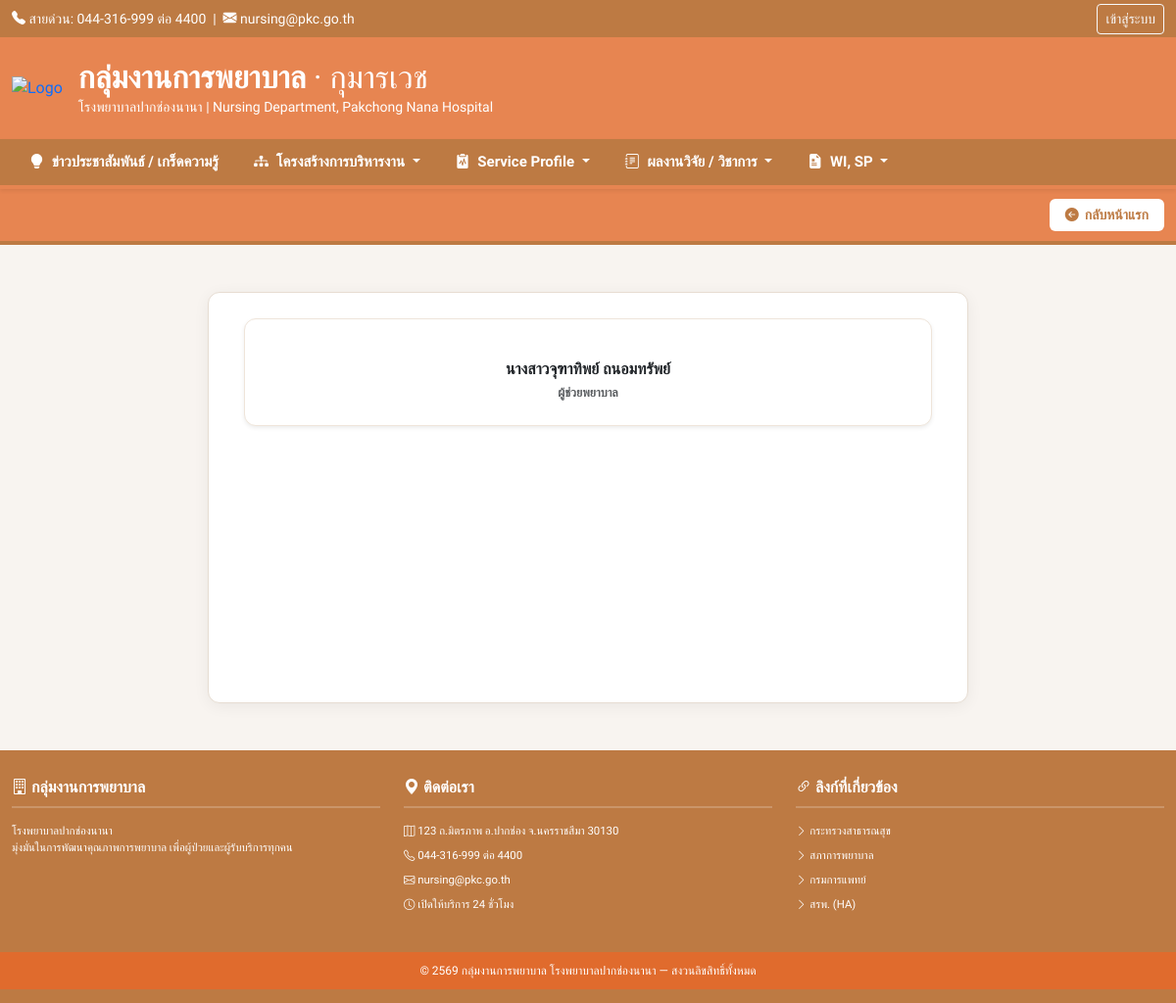
The app's page /dept_pediatrics.php?show_personnel=1 with its own data.
### tables this page shows
CREATE TABLE IF NOT EXISTS `departments` (
  `id` int NOT NULL AUTO_INCREMENT,
  `name` varchar(255) NOT NULL,
  `link_url` varchar(255) DEFAULT NULL,
  PRIMARY KEY (`id`)
);

CREATE TABLE IF NOT EXISTS `department_contents` (
  `id` int NOT NULL AUTO_INCREMENT,
  `department_id` int NOT NULL,
  `section` varchar(50) NOT NULL,
  `title` varchar(255) NOT NULL,
  `content` text,
  `file_name` text,
  `link_url` varchar(500) DEFAULT NULL,
  `sort_order` int NOT NULL DEFAULT '0',
  `created_at` timestamp NULL DEFAULT CURRENT_TIMESTAMP,
  PRIMARY KEY (`id`),
  KEY `idx_department_section` (`department_id`,`section`)
);

### dept_pediatrics.php (the view, shortened to what this page needs)
<?php
require_once 'connect.php';
$DEPT_ID   = 1;
$stmt = $conn->prepare("SELECT * FROM departments WHERE id = :id");
$stmt->execute([':id' => $DEPT_ID]);
$dept = $stmt->fetch(PDO::FETCH_ASSOC);
$stmt = $conn->prepare("SELECT * FROM department_contents WHERE department_id = :id ORDER BY section ASC, sort_order ASC, id ASC");
$stmt->execute([':id' => $DEPT_ID]);
$content_rows = $stmt->fetchAll(PDO::FETCH_ASSOC);
$bySection = [];
foreach ($content_rows as $row) { $bySection[$row['section']][] = $row; }
$menuGroups = [
    ['label' => 'ข่าวประชาสัมพันธ์ / เกร็ดความรู้',  'icon' => 'bi-lightbulb-fill',         'sections' => ['knowledge']],
    ['label' => 'โครงสร้างการบริหารงาน',           'icon' => 'bi-diagram-3-fill',         'sections' => ['structure', 'personnel', 'service']],
    ['label' => 'Service Profile',                  'icon' => 'bi-clipboard2-pulse-fill',  'sections' => ['service_profile', 'indicator']],
    ['label' => 'ผลงานวิจัย / วิชาการ',             'icon' => 'bi-journal-text',           'sections' => ['academic']],
    ['label' => 'WI, SP',                           'icon' => 'bi-file-earmark-medical-fill','sections' => ['wi']],
];
?>
<!DOCTYPE html>
<html lang="th">
<head>
    <link href="https://cdn.jsdelivr.net/npm/bootstrap@5.3.3/dist/css/bootstrap.min.css" rel="stylesheet">
    <link rel="stylesheet" href="https://cdn.jsdelivr.net/npm/bootstrap-icons@1.11.0/font/bootstrap-icons.css">
    <link rel="stylesheet" href="style.css">
    <link rel="stylesheet" href="department.css">
</head>
<body class="dept-page">
<div class="top-bar">
    <div class="container d-flex justify-content-between align-items-center flex-wrap gap-2">
        <div><i class="bi bi-telephone-fill"></i> สายด่วน: 044-316-999 ต่อ 4400 &nbsp;|&nbsp; <i class="bi bi-envelope-fill"></i> nursing@pkc.go.th</div>
        <a href="login.php" class="btn btn-sm btn-outline-light ">เข้าสู่ระบบ</a>
    </div>
</div>
<div class="header-banner">
    <div class="container d-flex align-items-center">
        <a href="index.php" class="text-decoration-none">
            <div class="me-3">
                <img src="uploads/logo.png" alt="Logo" style="width: 65px; height: 70px; object-fit: contain;">
            </div>
        </a>
        <div>
            <h2 class="mb-0 fw-bold">กลุ่มงานการพยาบาล <span class="fw-normal opacity-90">· <?= htmlspecialchars($dept['name']) ?></span></h2>
            <div class="small opacity-90">โรงพยาบาลปากช่องนานา | Nursing Department, Pakchong Nana Hospital</div>
        </div>
    </div>
</div>
<nav class="navbar navbar-expand-lg main-nav dept-nav p-0 shadow-sm">
    <div class="container">
        <div class="collapse navbar-collapse" id="deptNavContent">
            <div class="navbar-nav">
                <?php foreach ($menuGroups as $gi => $group): ?>
                    <?php if (in_array('knowledge', $group['sections'])): ?>
                        <div class="nav-item">
                            <a class="nav-link py-3 <?= !isset($_GET['id']) && !isset($_GET['show_personnel']) ? 'active' : '' ?>" href="<?= htmlspecialchars(basename($_SERVER['PHP_SELF'])) ?>">
                                <i class="bi <?= $group['icon'] ?> me-1"></i>
                                <span><?= htmlspecialchars($group['label']) ?></span>
                            </a>
                        </div>
                    <?php else: ?>
                    <div class="nav-item dropdown">
                        <a class="nav-link dropdown-toggle py-3" href="#" id="grp<?= $gi ?>" role="button" data-bs-toggle="dropdown" aria-expanded="false">
                            <i class="bi <?= $group['icon'] ?> me-1"></i>
                            <span><?= htmlspecialchars($group['label']) ?></span>
                        </a>
                    </div>
                    <?php endif; ?>
                <?php endforeach; ?>
            </div>
        </div>
    </div>
</nav>
<div class="dept-page-header">
    <div class="container d-flex justify-content-end align-items-center">
        <a href="index.php" class="btn-back"><i class="bi bi-arrow-left-circle-fill"></i> กลับหน้าแรก</a>
    </div>
</div>
<div class="container my-5">
    <div class="row justify-content-center">
        <div class="col-lg-9 col-xl-8">
            <?php
            $show_personnel = isset($_GET['show_personnel']) ? true : false;
            ?>
           <?php if ($show_personnel): ?>
                <div class="dept-content-card dept-content-card-wide">
                    <?php if (empty($bySection['personnel'])): ?>
                        <div class="dc-empty-state">
                            <i class="bi bi-people"></i>
                            <h3>ยังไม่มีข้อมูลบุคลากรในแผนกนี้</h3>
                        </div>
                    <?php else: ?>
                        <div class="row g-4 justify-content-center">
                            <?php foreach ($bySection['personnel'] as $p):
                            ?>
                                <div class="col-12 d-flex justify-content-center">
                                    <div class="personnel-card w-100 p-4  shadow-sm bg-white">
                                        <div class="personnel-name fw-bold text-dark mb-1" style="font-size: 16px;"><?= htmlspecialchars($p['title']) ?></div>
                                        <?php if (!empty(trim($p['content'] ?? ''))): ?>
                                            <div class="personnel-role small text-muted fw-semibold"><?= htmlspecialchars($p['content']) ?></div>
                                        <?php endif; ?>
                                    </div>
                                </div>
                            <?php endforeach; ?>
                        </div>
                    <?php endif; ?>
                </div>
            <?php endif; ?>
        </div>
    </div>
</div>
<footer class="main-footer">
    <div class="container">
        <div class="row g-4">
            <div class="col-md-4">
                <h5><i class="bi bi-building"></i> กลุ่มงานการพยาบาล</h5>
                <p class="small opacity-80 mt-2">โรงพยาบาลปากช่องนานา<br>มุ่งมั่นในการพัฒนาคุณภาพการพยาบาล เพื่อผู้ป่วยและผู้รับบริการทุกคน</p>
            </div>
            <div class="col-md-4">
                <h5><i class="bi bi-geo-alt-fill"></i> ติดต่อเรา</h5>
                <ul class="small opacity-80">
                    <li><i class="bi bi-map"></i> 123 ถ.มิตรภาพ อ.ปากช่อง จ.นครราชสีมา 30130</li>
                    <li><i class="bi bi-telephone"></i> 044-316-999 ต่อ 4400</li>
                    <li><i class="bi bi-envelope"></i> nursing@pkc.go.th</li>
                    <li><i class="bi bi-clock"></i> เปิดให้บริการ 24 ชั่วโมง</li>
                </ul>
            </div>
            <div class="col-md-4">
                <h5><i class="bi bi-link-45deg"></i> ลิงก์ที่เกี่ยวข้อง</h5>
                <ul class="small opacity-80">
                    <li><i class="bi bi-chevron-right"></i> <a href="https://moph.go.th/" target="_blank" rel="noopener noreferrer">กระทรวงสาธารณสุข</a></li>
                    <li><i class="bi bi-chevron-right"></i> <a href="https://www.tnmc.or.th/" target="_blank" rel="noopener noreferrer">สภาการพยาบาล</a></li>
                    <li><i class="bi bi-chevron-right"></i> <a href="https://www.dms.go.th/?StartWeb=1" target="_blank" rel="noopener noreferrer">กรมการแพทย์</a></li>
                    <li><i class="bi bi-chevron-right"></i> <a href="https://www.ha.or.th/TH/Home/%E0%B8%AB%E0%B8%99%E0%B9%89%E0%B8%B2%E0%B8%AB%E0%B8%A5%E0%B8%B1%E0%B8%81" target="_blank" rel="noopener noreferrer">สรพ. (HA)</a></li>
                </ul>
            </div>
        </div>
    </div>
    <div class="footer-copyright text-center mt-4">
        <div class="container">© 2569 กลุ่มงานการพยาบาล โรงพยาบาลปากช่องนานา — สงวนลิขสิทธิ์ทั้งหมด</div>
    </div>
</footer>
</body>
</html>

### style.css (style rules this page uses)
:root { --hosp-orange: #e78551; --hosp-orange-dark: #bd7a43; --hosp-text-dark: #495057; }
body { font-family: "Sarabun", sans-serif; color: var(--hosp-text-dark); background-color: #ffffff; margin: 0; padding: 0; }
@media (min-width: 1200px) { .container { max-width: 1600px !important; } }
.top-bar { background-color: var(--hosp-orange-dark); color: #ffffff; font-size: 14px; padding: 8px 0; }
.header-banner { background-color: var(--hosp-orange); color: #ffffff; padding: 25px 0; }
.main-nav { background-color: var(--hosp-orange-dark); border-bottom: 4px solid var(--hosp-orange); }
.main-nav .nav-link { color: #ffffff !important; font-weight: bold; font-size: 15px; padding: 12px 18px !important; }
.main-footer { background-color: var(--hosp-orange-dark); color: #ffffff; padding: 40px 0 20px 0; font-size: 14px; }
.main-footer h5 { font-size: 16px; font-weight: bold; border-bottom: 2px solid rgba(255,255,255,0.2); padding-bottom: 10px; margin-bottom: 15px; }
.main-footer ul { list-style: none; padding-left: 0; }
.main-footer ul li { margin-bottom: 8px; }
.main-footer ul li a { color: #ffffff; text-decoration: none; }
.footer-copyright { background-color: rgb(150, 91, 59); padding: 12px 0; font-size: 13px; }
html, body { max-width: 100%; overflow-x: hidden; }
img { max-width: 100%; }

### department.css (style rules this page uses)
body { background-color: #f8f4f0; font-family: "Sarabun", sans-serif; margin: 0; padding: 0; }
body.dept-page { padding-top: 193px; }
body.dept-page .top-bar, body.dept-page .header-banner, body.dept-page .main-nav { position: fixed; left: 0; right: 0; z-index: 1050; width: 100%; }
body.dept-page .top-bar { top: 0; }
body.dept-page .header-banner { top: 38px; height: 104px; display: flex; align-items: center; }
body.dept-page .top-bar .container { height: 38px; display: flex; align-items: center; }
body.dept-page .main-nav { top: 142px; }
.top-bar { background-color: var(--hosp-orange-dark); color: #ffffff; font-size: 14px; padding: 0 0; }
.dept-page-header { background-color: var(--hosp-orange); color: #fff; padding: 16px 0; border-bottom: 4px solid var(--hosp-orange-dark); }
.btn-back { background-color: #fff; color: var(--hosp-orange-dark); border: none; font-weight: 700; font-size: 14px; padding: 6px 16px; border-radius: 6px; text-decoration: none; display: inline-flex; align-items: center; gap: 6px; transition: background 0.2s; }
.dept-content-card { background: #fff; border: 1px solid #e7ddd2; border-radius: 12px; box-shadow: 0 3px 16px rgba(0,0,0,0.06); padding: 26px 30px 30px; min-height: 420px; }
.main-footer { background-color: var(--hosp-orange-dark); color: #fff; padding: 28px 0 14px; font-size: 13px; margin-top: 48px; }
.footer-copyright { background-color: #e06b2d; padding: 10px 0; font-size: 12px; color: #fff; margin-top: 16px; }
.dept-content-card-wide { padding: 26px 36px 32px; }
.personnel-card { background: #fff; border: 1px solid #efe5da; border-radius: 12px; padding: 16px 12px 14px; text-align: center; transition: transform 0.2s, box-shadow 0.2s; height: 100%; }
.personnel-name { font-size: 14px; font-weight: 700; color: #2d2d2d; line-height: 1.4; margin-bottom: 4px; }
.personnel-role { font-size: 12.5px; color: var(--hosp-orange-dark); font-weight: 600; line-height: 1.4; }
.dept-page-header { padding: 10px 0; }

### records on screen
departments: name "กุมารเวช"
department_contents: title "นางสาวจุฑาทิพย์ ถนอมทรัพย์", content "ผู้ช่วยพยาบาล"

### other values on screen
$group['label'] "ข่าวประชาสัมพันธ์ / เกร็ดความรู้"
$group['label'] "โครงสร้างการบริหารงาน"
$group['label'] "Service Profile"
$group['label'] "ผลงานวิจัย / วิชาการ"
$group['label'] "WI, SP"
